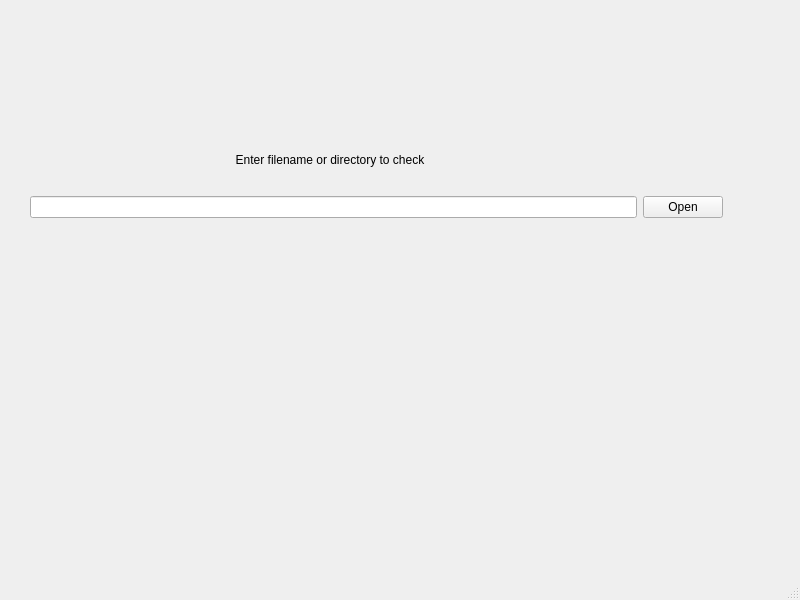
<?xml version="1.0" encoding="UTF-8"?>
<ui version="4.0">
 <class>MainWindow</class>
 <widget class="QMainWindow" name="MainWindow">
  <property name="geometry">
   <rect>
    <x>0</x>
    <y>0</y>
    <width>800</width>
    <height>600</height>
   </rect>
  </property>
  <property name="windowTitle">
   <string>ARM Error Checker</string>
  </property>
  <widget class="QWidget" name="centralwidget">
   <widget class="QWidget" name="layoutWidget">
    <property name="geometry">
     <rect>
      <x>30</x>
      <y>130</y>
      <width>693</width>
      <height>93</height>
     </rect>
    </property>
    <layout class="QVBoxLayout" name="verticalLayout_2">
     <item>
      <widget class="QLabel" name="label">
       <property name="minimumSize">
        <size>
         <width>600</width>
         <height>50</height>
        </size>
       </property>
       <property name="maximumSize">
        <size>
         <width>600</width>
         <height>50</height>
        </size>
       </property>
       <property name="text">
        <string>Enter filename or directory to check</string>
       </property>
       <property name="alignment">
        <set>Qt::AlignmentFlag::AlignCenter</set>
       </property>
      </widget>
     </item>
     <item>
      <layout class="QVBoxLayout" name="verticalLayout">
       <item>
        <layout class="QHBoxLayout" name="horizontalLayout">
         <item>
          <widget class="QLineEdit" name="lineEdit"/>
         </item>
         <item>
          <widget class="QPushButton" name="pushButton">
           <property name="text">
            <string>Open</string>
           </property>
          </widget>
         </item>
        </layout>
       </item>
      </layout>
     </item>
    </layout>
   </widget>
  </widget>
  <widget class="QMenuBar" name="menubar">
   <property name="geometry">
    <rect>
     <x>0</x>
     <y>0</y>
     <width>800</width>
     <height>25</height>
    </rect>
   </property>
  </widget>
  <widget class="QStatusBar" name="statusbar"/>
 </widget>
 <resources/>
 <connections/>
</ui>
